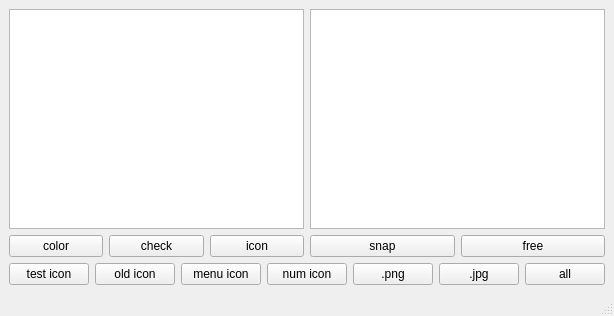
<?xml version="1.0" encoding="UTF-8"?>
<ui version="4.0">
 <class>MainWindow</class>
 <widget class="QMainWindow" name="MainWindow">
  <property name="geometry">
   <rect>
    <x>0</x>
    <y>0</y>
    <width>581</width>
    <height>316</height>
   </rect>
  </property>
  <property name="windowTitle">
   <string>MainWindow</string>
  </property>
  <widget class="QWidget" name="centralwidget">
   <layout class="QVBoxLayout" name="verticalLayout_3">
    <item>
     <layout class="QHBoxLayout" name="horizontalLayout_4">
      <item>
       <layout class="QVBoxLayout" name="verticalLayout">
        <item>
         <widget class="QListWidget" name="lstFrom">
          <property name="dragDropMode">
           <enum>QAbstractItemView::DragOnly</enum>
          </property>
         </widget>
        </item>
        <item>
         <layout class="QHBoxLayout" name="horizontalLayout">
          <item>
           <widget class="QPushButton" name="btnBack">
            <property name="text">
             <string>color</string>
            </property>
           </widget>
          </item>
          <item>
           <widget class="QPushButton" name="btnAddCheck">
            <property name="text">
             <string>check</string>
            </property>
           </widget>
          </item>
          <item>
           <widget class="QPushButton" name="btnIcon">
            <property name="text">
             <string>icon</string>
            </property>
           </widget>
          </item>
         </layout>
        </item>
       </layout>
      </item>
      <item>
       <layout class="QVBoxLayout" name="verticalLayout_2">
        <item>
         <widget class="QListWidget" name="lstTo">
          <property name="movement">
           <enum>QListView::Snap</enum>
          </property>
          <property name="gridSize">
           <size>
            <width>50</width>
            <height>50</height>
           </size>
          </property>
          <property name="viewMode">
           <enum>QListView::IconMode</enum>
          </property>
         </widget>
        </item>
        <item>
         <layout class="QHBoxLayout" name="horizontalLayout_2">
          <item>
           <widget class="QPushButton" name="btnSnap">
            <property name="text">
             <string>snap</string>
            </property>
           </widget>
          </item>
          <item>
           <widget class="QPushButton" name="btnFree">
            <property name="text">
             <string>free</string>
            </property>
           </widget>
          </item>
         </layout>
        </item>
       </layout>
      </item>
     </layout>
    </item>
    <item>
     <layout class="QHBoxLayout" name="horizontalLayout_3">
      <item>
       <widget class="QPushButton" name="btnTest">
        <property name="text">
         <string>test icon</string>
        </property>
        <attribute name="buttonGroup">
         <string notr="true">buttonGroup</string>
        </attribute>
       </widget>
      </item>
      <item>
       <widget class="QPushButton" name="btnOld">
        <property name="text">
         <string>old icon</string>
        </property>
        <attribute name="buttonGroup">
         <string notr="true">buttonGroup</string>
        </attribute>
       </widget>
      </item>
      <item>
       <widget class="QPushButton" name="btnMenu">
        <property name="text">
         <string>menu icon</string>
        </property>
        <attribute name="buttonGroup">
         <string notr="true">buttonGroup</string>
        </attribute>
       </widget>
      </item>
      <item>
       <widget class="QPushButton" name="btnNum">
        <property name="text">
         <string>num icon</string>
        </property>
        <attribute name="buttonGroup">
         <string notr="true">buttonGroup</string>
        </attribute>
       </widget>
      </item>
      <item>
       <widget class="QPushButton" name="btnPng">
        <property name="text">
         <string>.png</string>
        </property>
        <attribute name="buttonGroup">
         <string notr="true">buttonGroup</string>
        </attribute>
       </widget>
      </item>
      <item>
       <widget class="QPushButton" name="btnJpg">
        <property name="text">
         <string>.jpg</string>
        </property>
        <attribute name="buttonGroup">
         <string notr="true">buttonGroup</string>
        </attribute>
       </widget>
      </item>
      <item>
       <widget class="QPushButton" name="btnAll">
        <property name="text">
         <string>all</string>
        </property>
        <attribute name="buttonGroup">
         <string notr="true">buttonGroup</string>
        </attribute>
       </widget>
      </item>
     </layout>
    </item>
   </layout>
  </widget>
  <widget class="QMenuBar" name="menubar">
   <property name="geometry">
    <rect>
     <x>0</x>
     <y>0</y>
     <width>581</width>
     <height>20</height>
    </rect>
   </property>
  </widget>
  <widget class="QStatusBar" name="statusbar"/>
 </widget>
 <resources/>
 <connections/>
 <buttongroups>
  <buttongroup name="buttonGroup"/>
 </buttongroups>
</ui>
